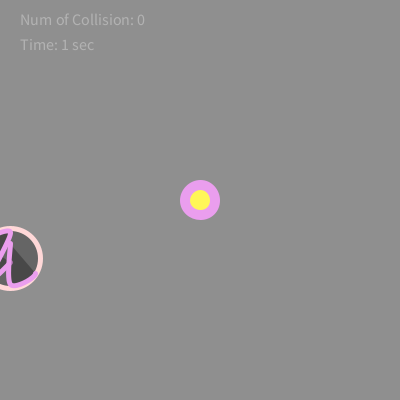
Frame 1 (no input)
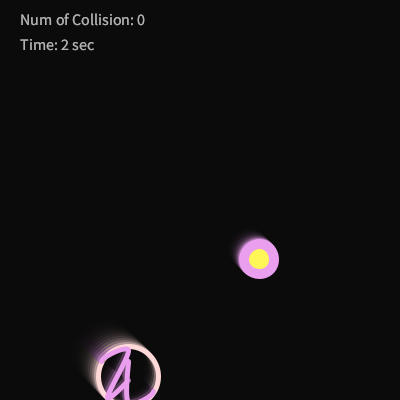
Frame 60 (the mouse pressed at the canvas centre just before this capture)
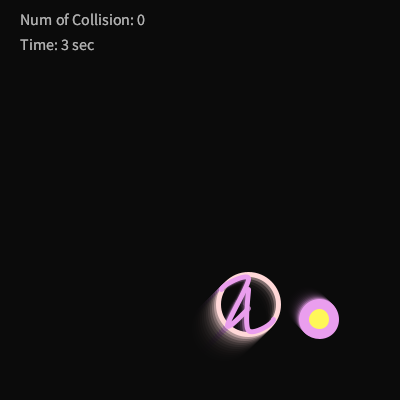
Frame 120 (the mouse held since frame 60 and released just before this capture)

The Processing sketch that drew these frames (run headless with seeded random() and noise(); from frame 60 on, the mouse is pressed at the canvas centre):

// Processing sketch: processing_52391
// ── processing_52391.pde

// Homework #7 for Jim Roberts' CFA-757
// Carnegie Mellon University, Pittsburgh
// Zoe Lu copyright Spring 2012, PA 15213

/**
/* initials bouncing around the window
/* the speed of the wrapping object is controled by mouse movement
/* mouse move right or down will increase the speed
/* mouse move left or up will slow down the object
/* time and collision are shown on the left-top corner
*/

int time,numC;
float ix,iy,tx,ty,iDia;
float ixSpeed,iySpeed,txSpeed,tySpeed;
float r,g,b;
float stk;

void setup(){

  size(400,400);
  textSize(16);
  textAlign(LEFT);
  smooth();
  stk=5;
  r=255;
  g=216;
  b=216;
  ix=10;
  iy=random(height);
  tx=width/2;
  ty=height/2;
  iDia=30;
  ixSpeed=2;
  iySpeed=2;
  txSpeed=1;
  tySpeed=1;
  numC=0;
}

void draw(){
  countTime();
  countCollision();
  prepWindow();
  initials(ix,iy,iDia);
  bounceInitials();
  drawTarget(tx,ty);
  wrapTarget();
}

//wrap the target
void wrapTarget(){
  tx+=txSpeed;
  ty+=tySpeed;
  if(tx>width){
    tx=random(10);
  }
  if(ty>height){
    ty=random(15);
  }
  if(tx<0){
    txSpeed*=-1;
  }
  if(ty<0){
    tySpeed*=-1;
  }
}

//mouseMoved
void mouseMoved(){
  if(mouseX>pmouseX){
    txSpeed+=.1;
  }
  if(mouseX<pmouseX){
    txSpeed-=.1;
  }
  if(mouseY>pmouseY){
    tySpeed+=.1;
  }
  if(mouseY<pmouseY){
    tySpeed-=.1;
  }
}

//bounce the initials
void bounceInitials(){
  ix+=ixSpeed;
  iy+=iySpeed;
  if(ix>width){
    ixSpeed=-ixSpeed;
  }
  if(ix<0){
    ixSpeed=-ixSpeed;
  }
  if(iy>height){
    iySpeed=-iySpeed;
  }
  if(iy<0){
    iySpeed=-iySpeed;
  }
}

void countTime(){
  time=millis()/1000;
  fill(255);
  text("Time: "+round(time)+" sec",20,50);  
}

void countCollision(){
  text("Num of Collision: " +numC, 20,25);
  float dis=dist(ix,iy,tx,ty);
  if(dis<65){
    txSpeed*=-1;
    tySpeed*=-1;
    numC++;
    ixSpeed+=.5;
    iySpeed+=.5;
  }
}

void prepWindow(){
  fill(10,80);
  rect(-10,-10,width+20,height+20);
}
void initials(float x, float y, float diam){
    strokeWeight(stk);
    stroke(r,g,b);
    //draw a circle
    ellipse(x,y,diam*2,diam*2);
    //draw a Z
    stroke(r-21,g-58,b+22);
    beginShape();
      curveVertex(x,y);
      curveVertex(x-0.87*diam, y-0.5*diam);
      curveVertex(x, y-0.875*diam);
      curveVertex(x-0.7*diam, y+0.7*diam); 
      curveVertex(x, y+0.125*diam);
      curveVertex(x,y);
    endShape();
    //draw a L
    beginShape();
      curveVertex(x,y);
      curveVertex(x, y-0.5*diam);
      curveVertex(x, y+0.875*diam);
      curveVertex(x+0.86*diam, y+0.5*diam); 
      curveVertex(x,y);
    endShape();
}

void drawTarget(float x,float y){
  fill(255,255,255);
  ellipse(x,y,35,35);
  fill(93,186,255);
  ellipse(x,y,30,30);
  fill(255,247,88);
  ellipse(x,y,25,25);
  
}                                                               
